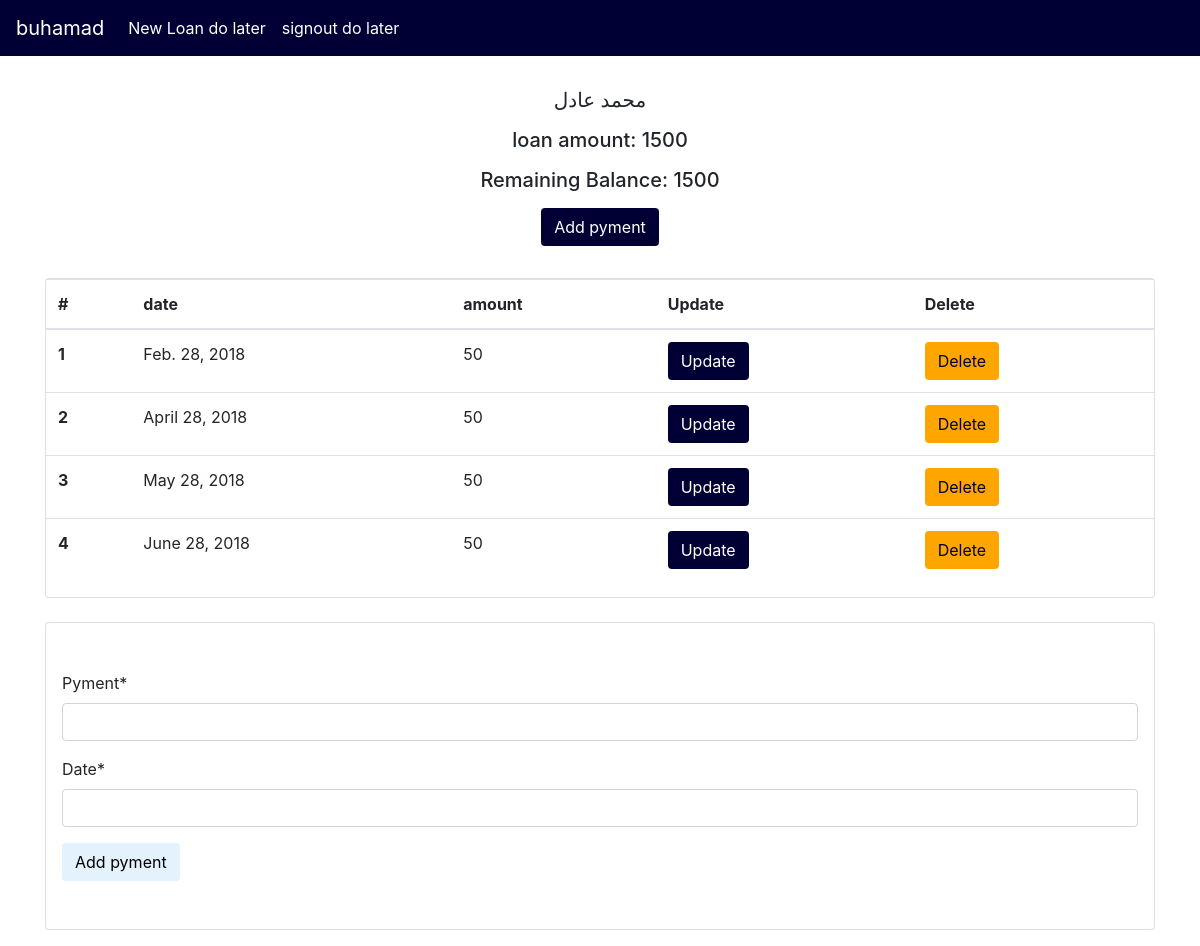
/pyments/1/ (signed in), run on the app's committed database.
### Loans/models.py (models this page shows, shortened)
class Loan(models.Model):
	participant = models.ForeignKey(Participants, on_delete=models.CASCADE, blank=True, null=True)
	loan_amount = models.IntegerField(default=0)
	hold_amount = models.IntegerField(default=0)
	profit_amount = models.IntegerField(default=0)
	date=models.DateField(blank=True, null=True)
	totla_loan_amount=models.IntegerField(default=0)
	paid_amount=models.IntegerField(default=0)

class Participants(models.Model):
	name = models.CharField(max_length=120)
	def __str__(self):
		return self.name

class Pyments(models.Model):
	loan=models.ForeignKey(Loan, on_delete=models.CASCADE)
	pyment=models.IntegerField()
	date=models.DateField()

### Loans/views.py (the view)
# urls.py: path('pyments/<int:Loan_id>/', views.pyment_list, name='pyment-list'),
def pyment_list(request, Loan_id):
	Loan_obj= Loan.objects.get(id=Loan_id)
	pyments= Pyments.objects.filter(loan=Loan_obj).order_by("date")
	total_loan=Loan_obj.loan_amount+Loan_obj.hold_amount+Loan_obj.profit_amount   # check if we need this
	remaining_amount=Loan_obj.totla_loan_amount-Loan_obj.paid_amount			  # check if we need this
	form = Pymentsform()
	context = {
		"loan_obj": Loan_obj,
		"pyments":pyments,
		"remaining_amount":remaining_amount,
		"form": form,
	}
	return render(request, 'pyment_list.html', context)

### Loans/forms.py
class Pymentsform(forms.ModelForm):
	class Meta:
		model = Pyments
		fields = ['pyment','date']

### Loans/templates/pyment_list.html (shortened to what this page needs)
{% extends "base.html" %}
{% block content %}
<div class ="row">
    <h5 class = "mx-auto my-2">{{loan_obj.participant}}</h5>
</div>
<div class ="row">
    <h5 class = "mx-auto my-2">loan amount: {{loan_obj.loan_amount}}</h5>
</div>
<div class ="row">
    <h5 class = "mx-auto my-2">Remaining Balance: {{remaining_amount}}</h5>
</div>
<div class ="row " >
    <a  href="#creat_form" class="btn mx-auto my-2" class="btn" style="background-color: #000034; color: white;">Add pyment</a>
</div>
<div class = "card my-4">
<table class="table">
  <thead>
    <tr>
      <th scope="col">#</th>
      <th scope="col">date</th>
      <th scope="col">amount</th>
      {% if request.user.is_authenticated %}
      <th scope="col">Update</th>
      <th scope="col">Delete</th>
      {% endif %}
    </tr>
  </thead>
  <tbody>
    {% for x in pyments %}
    <tr>
      <th scope="row">{{forloop.counter}}</th>
      <td>{{x.date}}</td>
      <td>{{x.pyment}}</td>
      {% if request.user.is_authenticated %}
      <td><a href="" class="btn" style="background-color: #000034; color: white;">Update</a>
      </td>
      <td><a href="{% url 'pyments-delete' x.id %} " class="btn" style="background-color: #FFA500; color: #000034;">Delete</a>
      </td>
      {% endif %}
    </tr>
    {% endfor %}
  </tbody>
</table>
</div>
{% load crispy_forms_tags %}
<div id="creat_form" class="card my-3 px-3">
    <form class="my-5" action="{% url 'pyments-create' loan_obj.id %}" method="POST">
    {{form|crispy}}
    <input type="submit" value="Add pyment" class="btn mx-auto-auto" style="background-color: #e3f2fd; color: black;">
  </form>
</div>
{% endblock content %}

### Loans/templates/navbar.html (shortened to what this page needs)
  <nav class="navbar navbar-expand-lg navbar-light" style="background-color: #000034;">
      {% if request.user.is_anonymous %}
      <a class="navbar-brand" href="" style="color: white;">Loan</a>
      {% else %}
      <a class="navbar-brand" href="" style="color: white;">{{request.user.username}}</a>
      {% endif %}
      <div class="collapse navbar-collapse" id="navbarNav">
        <ul class="navbar-nav">
          {% if request.user.is_anonymous %}
          <li class="nav-item active">
            <a class="nav-link" style="color: white;" href="">signup do later</a>
          </li>
          <li class="nav-item active">
            <a class="nav-link" style="color: white;" href="">
              signin do later
            </a>
          </li>
            {% else %}
           <li class="nav-item active">
            <a class="nav-link" style="color: white;" href="">New Loan do later</a>
          </li>
          <li class="nav-item active">
            <a class="nav-link" style="color: white;" href="">signout do later</a>
            {% endif %}
          </li>
        </ul>
      </div>
    </nav>

### data on the page
Loan: participant "محمد عادل", loan_amount "1500"
Pyments: date "Feb. 28, 2018", pyment "50"
Pyments: date "April 28, 2018", pyment "50"
Pyments: date "May 28, 2018", pyment "50"
Pyments: date "June 28, 2018", pyment "50"

### other printed values
{{ request.user.username }} "buhamad"
{{ remaining_amount }} "1500"
